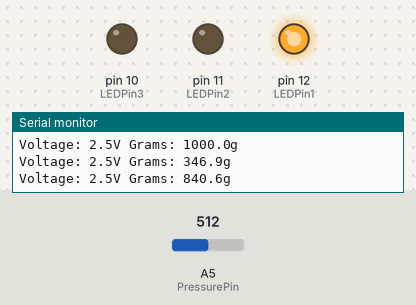
Recording of a sketch running on a simulated Arduino Uno, built with avr-gcc and run on an emulated ATmega328P. Shown: output pins drawn as LEDs (lit = HIGH), the last lines printed to the serial monitor. Inputs (shaded band) come from the test bench; at power-on: A5 (PressurePin) = 512.

Above: at 3.6 s.
3.7 s: A5 (PressurePin) set to 755
6.7 s: A5 (PressurePin) set to 791
At 9.4 s:
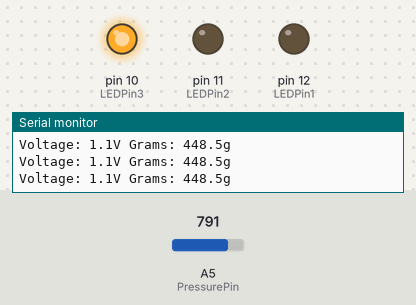
9.7 s: A5 (PressurePin) set to 900
At 12.2 s:
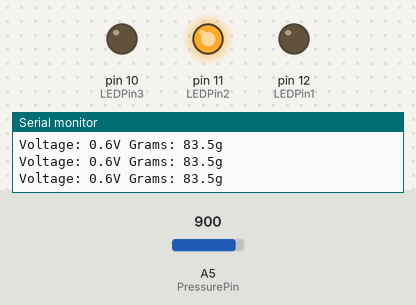
Timing chart, 0 to 13.7 s (numbered marks = the images above; inputs shaded):
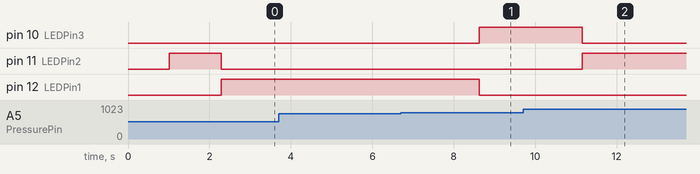

Measured:
- the behaviour switches between 773 and 774 on A5 (PressurePin) (found by bisection; images 0 and 1)
- after the input at 6.7 s, pin 10 (LEDPin3): LOW → HIGH after 1.9 s; pin 12 (LEDPin1): HIGH → LOW after 1.9 s
- after the input at 9.7 s, pin 10 (LEDPin3): HIGH → LOW after 1.5 s; pin 11 (LEDPin2): LOW → HIGH after 1.5 s

The sketch:

DetectorBuildingFinal.ino
```cpp
//Corresponding port variables
int PressurePin = A5;
int LEDPin1 = 12;
int LEDPin2 = 11;
int LEDPin3 = 10;

//Raw ADC reading, calculated voltage and gram variables
float force;
float voltage;
float gram;

//Platform voltage and gram variables for taring
float platform;
float platformV;

//Loop counter, accumulating sum, and average ADC reading variables
float sum = 0;
int loop_count = 0;
float new_force;

//The final voltage and gram variables
float finalVoltage;
float finalGram;

//Sets up the arduino circuit
void setup(){
pinMode(LEDPin1, OUTPUT);
pinMode(LEDPin2, OUTPUT);
pinMode(LEDPin3, OUTPUT);
Serial.begin(9600);
}

//Performs the necessary tasks
void loop()
{
  //Voltages and grams lookup array for calibration
  float voltages[] = {0, 0.72, 0.96, 1.05, 1.10, 1.17, 1.22, 1.25, 1.27, 1.28, 1.29};
  float grams[] = {0, 100, 200, 300, 400, 500, 600, 700, 800, 900, 1000};

  //Defines the force variable (ADC reading)
  force = 1023 - analogRead(PressurePin);

  //Checks whether the loop function has been performed 100 times
  if (loop_count == 100) {
    new_force = sum/100;
    voltage = ((5*new_force)/1023);

    //Performs the task of turning on LED for corresponding mass ranges
    if(gram < 400){
      digitalWrite(LEDPin2, HIGH);
      digitalWrite(LEDPin1, LOW);
      digitalWrite(LEDPin3, LOW);
    }
    else if(gram > 400 && gram < 600) {
      digitalWrite(LEDPin3, HIGH);
      digitalWrite(LEDPin2, LOW);
      digitalWrite(LEDPin1, LOW);
    }
    else if(gram > 600){
      digitalWrite(LEDPin1, HIGH);
      digitalWrite(LEDPin3, LOW);
      digitalWrite(LEDPin2, LOW);
    }

    //Iterates through lookup arrays to calculate the mass
    for (int x=0; x<10; x++){
      if (voltage > voltages[x]){
        gram = grams[x] + (voltage-voltages[x])*((grams[x+1]-grams[x])/(voltages[x+1]-voltages[x]));
      }

      //Keeps gram within range
      if (gram > 1000){
        gram = 1000;
      }
      if (gram < 30){
        gram = 30;
      }

    //Displays the final voltage and mass of the object
    finalVoltage = voltage-platformV;
    finalGram = gram-platform;
    Serial.println("Voltage: " + String(finalVoltage, 1) + "V Grams: " + String(finalGram, 1) + "g");


    //Resets the counter and accumulating sum
    sum = 0;
    loop_count = 0;
    }

  //Checks if the loop function has not been performed 100 times yet
  }
  else{
      //Increments the loop counter and adds the current force reading to the accumulating sum
      sum = sum + force;
      loop_count++;
    }

  //Tares the platform weight if the 'k' button is clicked
  if (Serial.read() == 'k'){
        platform = gram;
        platformV = voltage;
      }

  delay(10);
}
```
